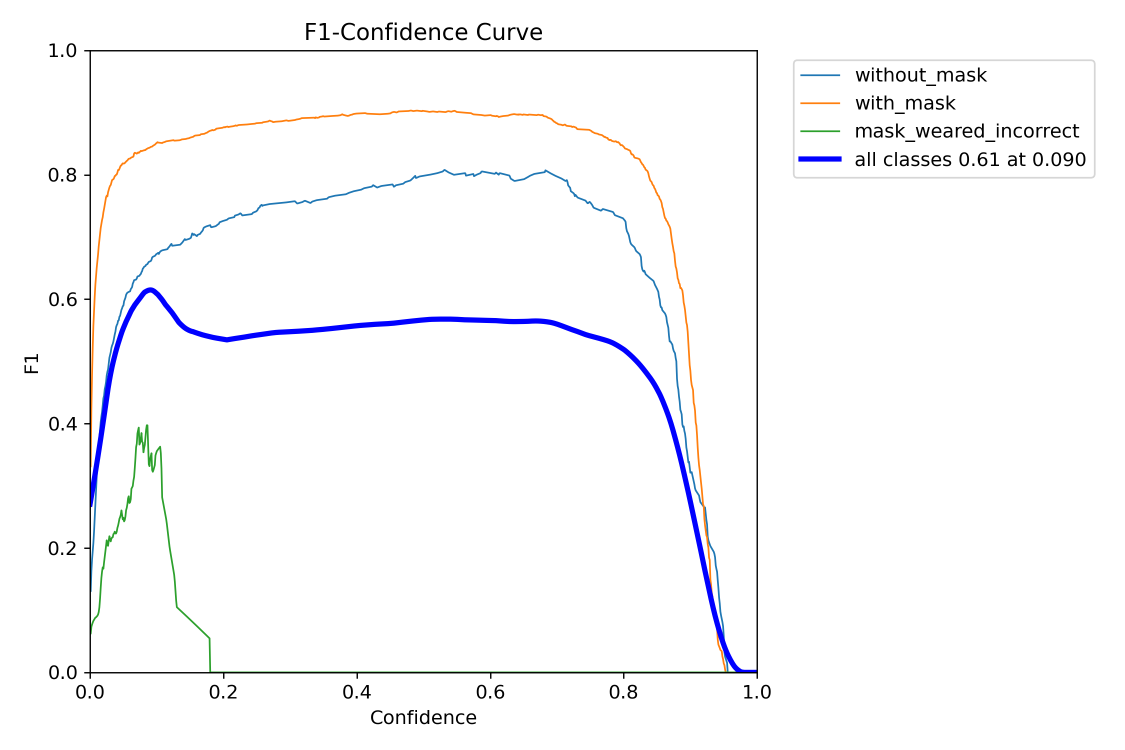
#> input picture Images/F1_curve.png, 2250 x 1500 px, found by its file name (shown at 1/2 size); its folder holds 6 pictures in this run; the run also reads 1 picture not shown here
$ jupyter execute --allow-errors facemaskdetection.ipynb   (shell and % lines are left out)
#> lines starting #> are read from the running program, lines starting #| are printed output that depends on the picture
IMPORTING IMPORTANT LIBRABIES

[cell 1]
#mounting drive
from google.colab import drive
drive.mount('/content/drive')

[cell 2]
#importing important libraries
import pandas as pd
import PIL
import os
import matplotlib as plt
import cv2

[cell 3]
#creating image list

img_dir = "/content/drive/MyDrive/facemaskdetection/images"
anno_dir = "/content/drive/MyDrive/facemaskdetection/annotations"

image_path = []
for img in os.listdir(img_dir):
    image = cv2.imread(os.path.join(img_dir,img),0)
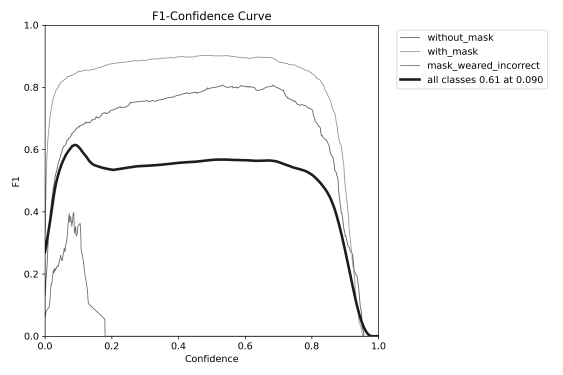
#> image: shape (1500, 2250) (shown at 1/4 size); min 0, max 255, mean 249.6
    image_path.append(f'{img}')
#> pass 2 of the loop `for img in os.listdir(img_dir):`:
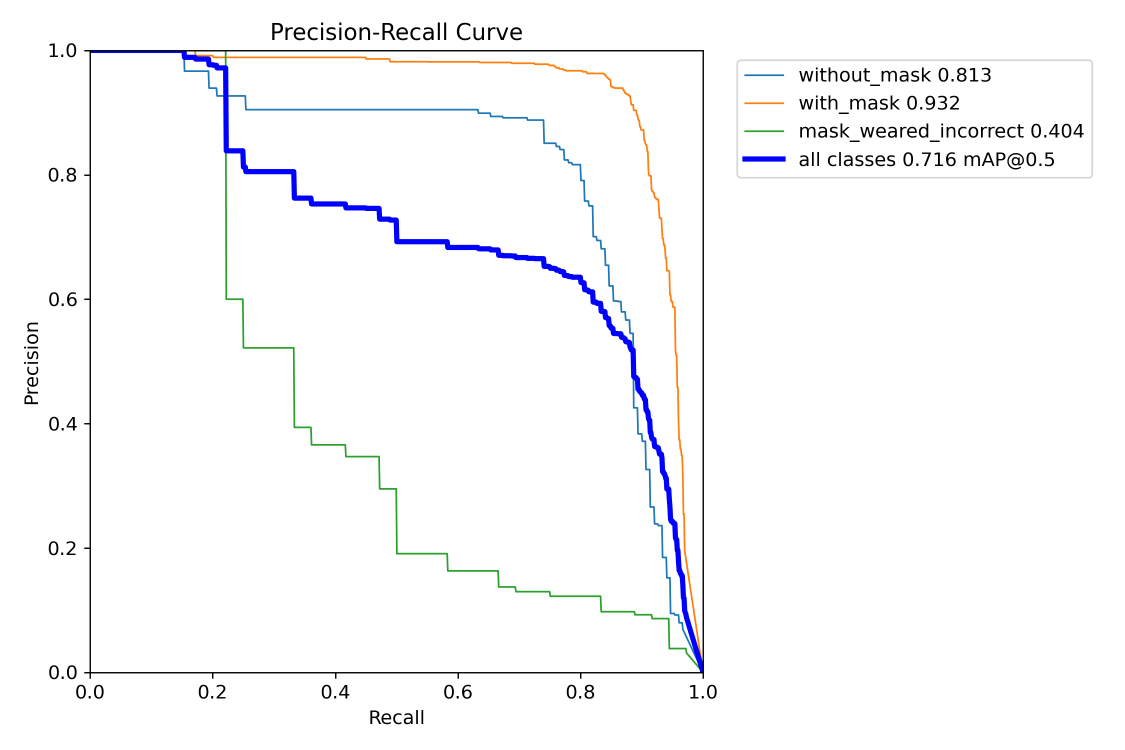
#> input picture Images/PR_curve.png, 2250 x 1500 px, found by its file name (shown at 1/2 size)
#> `image = cv2.imread(os.path.join(img_dir,img),0)`:
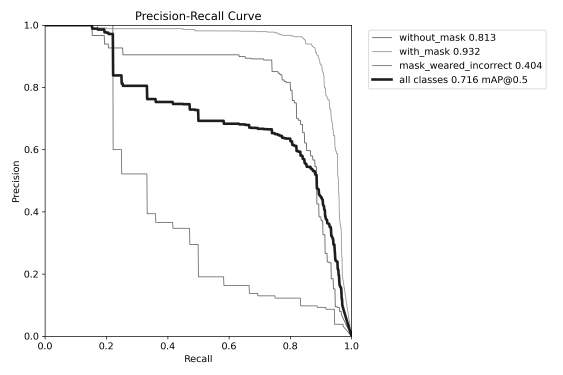
#> image: shape (1500, 2250) (shown at 1/4 size); min 0, max 255, mean 249.5
#> pass 3 of the loop `for img in os.listdir(img_dir):`:
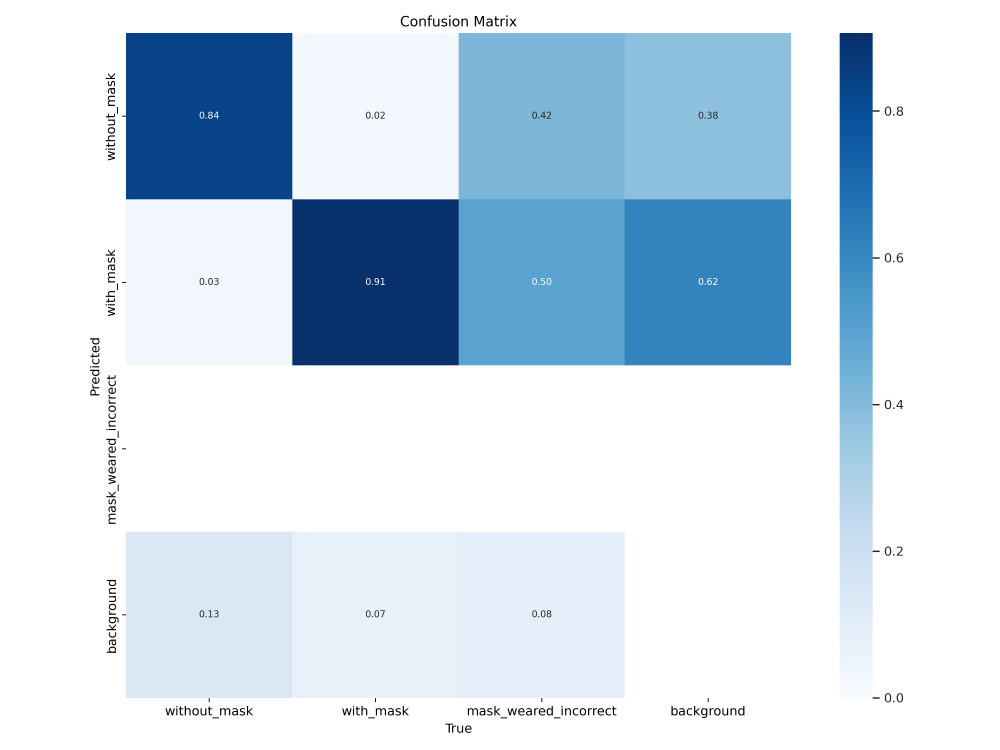
#> input picture Images/confusion_matrix.png, 3000 x 2250 px, found by its file name (shown at 1/3 size)
#> image: shape (2250, 3000)
#> the loop made 6 passes; the first 3 are shown

# image_path

[cell 4]
#creating a list of annotations with their path
anno_list = []
#> anno_list = []
#> (the rest of this cell did not finish here and is left out)

[cell 5]
#extracting labels from annotation in dictonary

data = {'file_name':[],
        'height':[],
        'width':[],
        'labels':[],
        'x_min':[],
        'y_min':[],
        'x_max':[],
        'y_max':[]}

import xml.etree.ElementTree as ET

for anno in anno_list:
# anno = anno_list[0]
    tree = ET.parse(anno)
    root = tree.getroot()
    filename = ''
    width, height = [],[]
    for item in root.iter():
        if item.tag == 'filename':        #name of text file same as image name
            filename = item.text
        if item.tag == 'size':
            for atr in list(item):
                if atr.tag == 'width':
                    width = int(atr.text)
                if atr.tag == 'height':
                    height = int(atr.text)

        if item.tag == 'object':
            for atr in list(item):
                if atr.tag == 'name':
                    data['labels']+=[atr.text]
                    data['file_name'] += [filename]
                    data['width']+= [width]
                    data['height']+= [height]
                if atr.tag=='bndbox':                #bounding box
                    for bx in list(atr):
                        if bx.tag == 'xmin':
                            xmin = int(bx.text)
                            data['x_min'] += [xmin]
                        if bx.tag == 'ymin':
                            ymin = int(bx.text)
                            data['y_min']+= [ymin]
                        if bx.tag == 'xmax':
                            xmax = int(bx.text)
                            data['x_max']+= [xmax]
                        if bx.tag == 'ymax':
                            ymax = int(bx.text)
                            data['y_max'] += [ymax]
#> this loop made 0 passes
#> after the loop, data = {'file_name': [], 'height': [], 'width': [], 'labels': [], 'x_min': [], 'y_min': [], 'x_max': [], 'y_max': []}

[cell 6]
#converting data from dictonary to dataframe

df = pd.DataFrame(data)
#> df = table of 0 rows and 8 columns
df.head()
df['labels'].unique()
#> Out = empty array

[cell 7]
#image output label converting to trainable data integer
labels_map = {'without_mask':0, 'with_mask' : 1, 'mask_weared_incorrect':2}
df['class'] = df['labels'].map(labels_map)

[cell 8]
df.head()
#> Out = table of 0 rows and 9 columns

[cell 9]
#spliting data into train, test, and validation data

from sklearn.model_selection import train_test_split
train , test = train_test_split(image_path,test_size=0.2, random_state=100)
train , val = train_test_split(train, test_size=0.2,random_state=100)

[cell 10]
#cloning yolov5 from github
%cd /content/drive/MyDrive/facemaskdetection/
# yolo v5
%cd yolov5

[cell 11]
#creating new directories in yolov5 folder for processing

os.mkdir('/content/drive/MyDrive/facemaskdetection/yolov5/data/train')
os.mkdir('/content/drive/MyDrive/facemaskdetection/yolov5/data/val')
os.mkdir('/content/drive/MyDrive/facemaskdetection/yolov5/data/test')
os.mkdir('/content/drive/MyDrive/facemaskdetection/yolov5/data/train/images')
os.mkdir('/content/drive/MyDrive/facemaskdetection/yolov5/data/train/labels')
os.mkdir('/content/drive/MyDrive/facemaskdetection/yolov5/data/val/images')
os.mkdir('/content/drive/MyDrive/facemaskdetection/yolov5/data/val/labels')
os.mkdir('/content/drive/MyDrive/facemaskdetection/yolov5/data/test/images')
os.mkdir('/content/drive/MyDrive/facemaskdetection/yolov5/data/test/labels')

[cell 12]
# copyting images to respective yolov5 directories

def copy_data(image_item, folder_name):
    for imag in image_item:
        img = PIL.Image.open(f'{img_dir}/{imag}')
        img1 = img.resize((640,480))                      #resizing images as common dimensions for easy training
        _ = img1.save(f'/content/drive/MyDrive/facemaskdetection/yolov5/data/{folder_name}/images/{imag}')

[cell 13]
copy_data(test,'test')  #for test data
#> in copy_data, `img = PIL.Image.open(f'{img_dir}/{imag}')`:
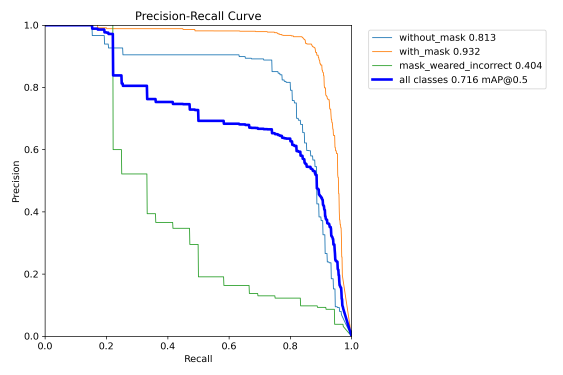
#> img: PIL image 2250x1500 RGBA (shown at 1/4 size); mean R, G, B, A 249.2, 249.4, 250.8, 255
#> in copy_data, `img1 = img.resize((640,480))`:
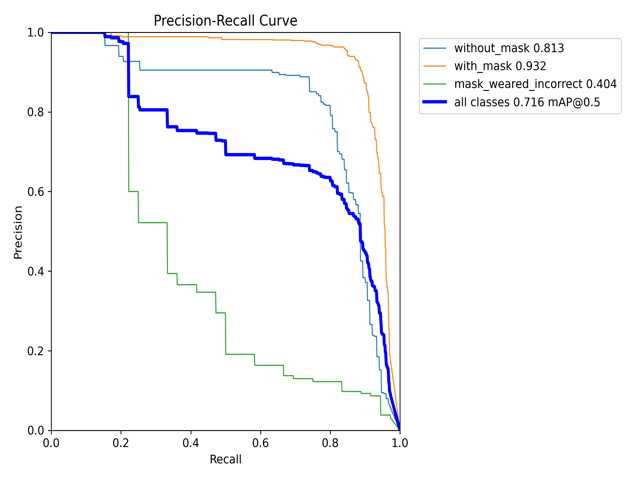
#> img1: PIL image 640x480 RGBA; mean R, G, B, A 249, 249.2, 250.6, 255
#> pass 2 of the loop in copy_data, `for imag in image_item:`:
#> img: PIL image 3000x2250 RGBA
copy_data(val,'val')    #for validation data
#> call 2 of copy_data, with folder_name = 'val'
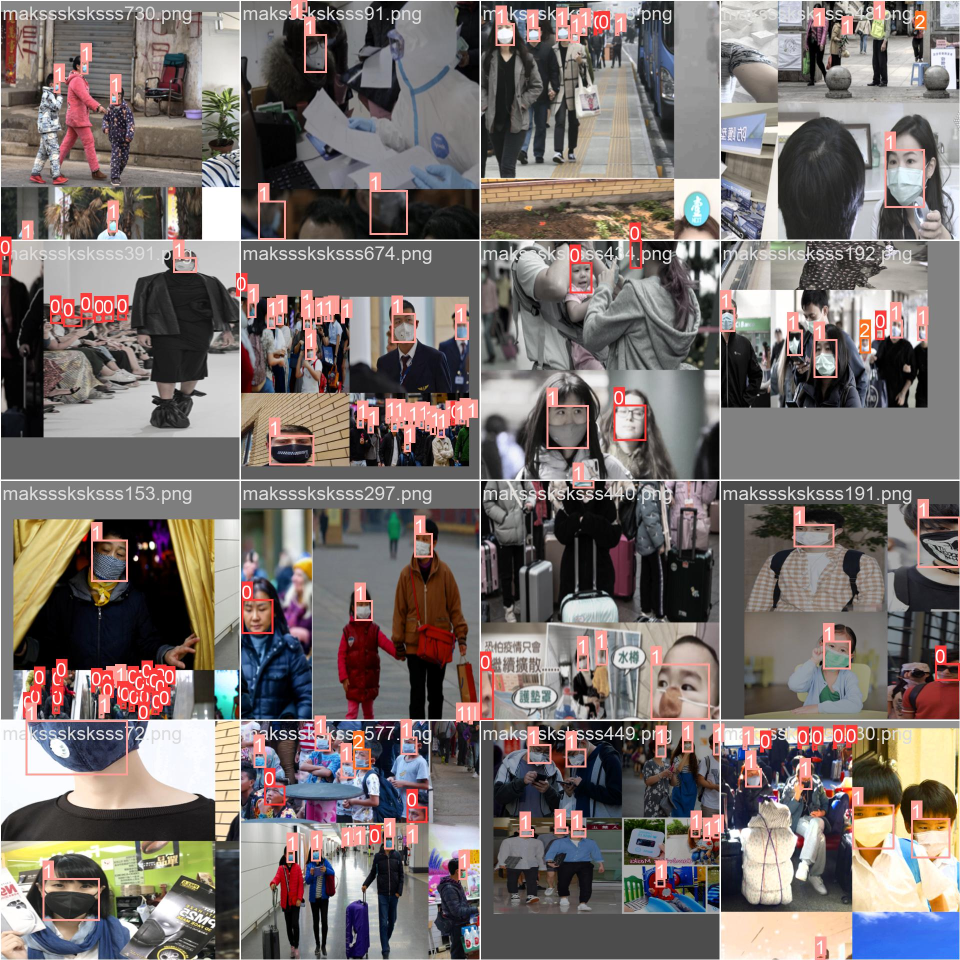
#> input picture Images/train_batch0.jpg, 1920 x 1920 px, found by its file name (shown at 1/2 size)
#> in copy_data, img is the input picture: PIL image 1920x1920 RGB; mean R, G, B 120.1, 111.7, 109.3
#> in copy_data (call 2), `img1 = img.resize((640,480))`:
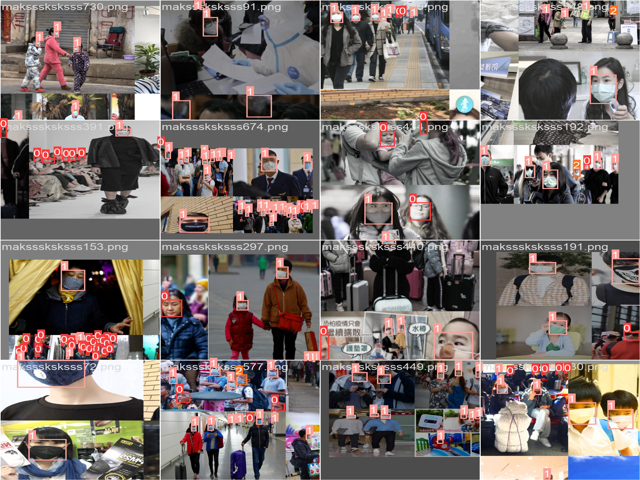
#> img1: PIL image 640x480 RGB; mean R, G, B 120.1, 111.6, 109.3
copy_data(train,'train')#for train data
#> call 3 of copy_data, with folder_name = 'train'
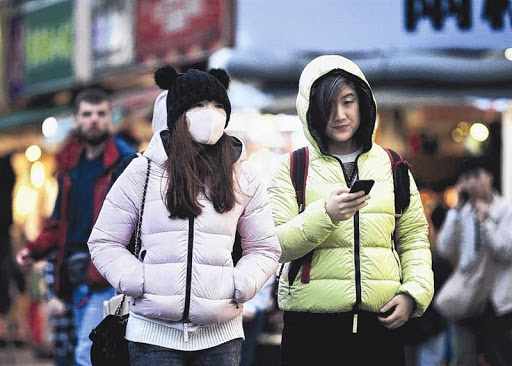
#> input picture Images/maksssksksss0.png, 512 x 366 px, found by its file name
#> in copy_data, img is the input picture: PIL image 512x366 RGB; mean R, G, B 126.8, 125, 129
#> in copy_data (call 3), `img1 = img.resize((640,480))`:
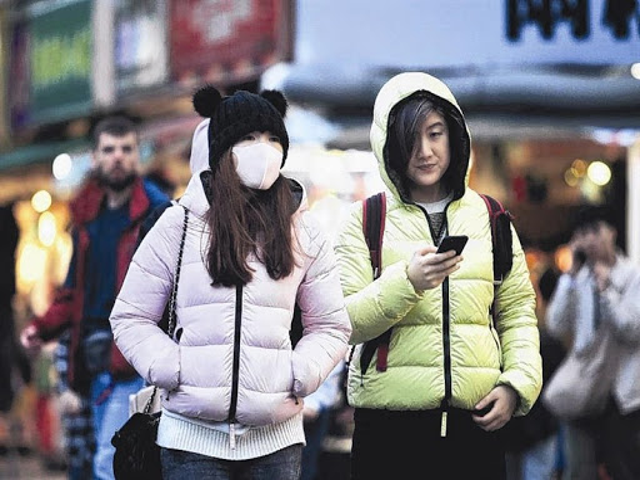
#> img1: PIL image 640x480 RGB; mean R, G, B 126.8, 125, 129
#> pass 2 of the loop in copy_data, `for imag in image_item:`:
#> img: PIL image 2250x1500 RGBA
#> in copy_data (call 3), `img1 = img.resize((640,480))`:
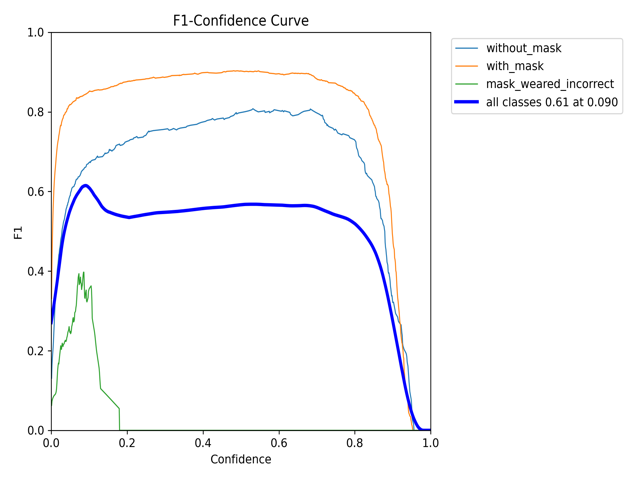
#> img1: PIL image 640x480 RGBA; mean R, G, B, A 249.3, 249.3, 250.7, 255
#> pass 3 of the loop in copy_data, `for imag in image_item:`:
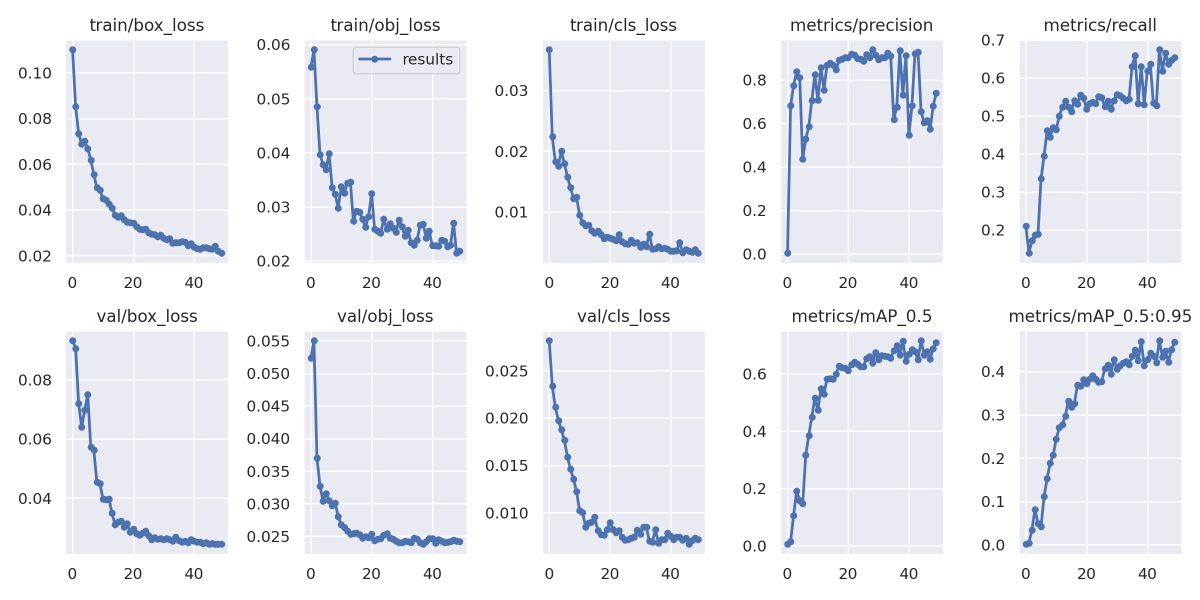
#> input picture Images/results.png, 2400 x 1200 px, found by its file name (shown at 1/2 size)
#> in copy_data, img is the input picture: PIL image 2400x1200 RGBA; mean R, G, B, A 236.8, 238, 243.5, 255
#> in copy_data (call 3), `img1 = img.resize((640,480))`:
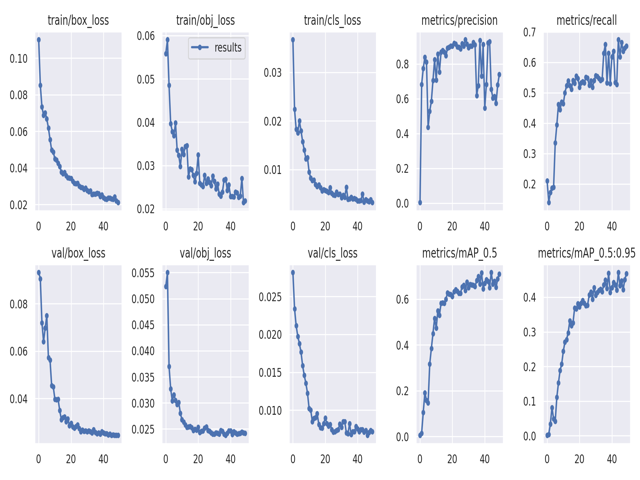
#> img1: PIL image 640x480 RGBA; mean R, G, B, A 236.7, 237.9, 243.4, 255

[cell 14]
#updating bounding boxes with respected change in size of images

df['x_min'] = (640/df['width']) * df['x_min']
df['y_min'] = (480/df['height']) * df['y_min']
df['x_max'] = (640/df['width']) * df['x_max']
df['y_max'] = (480/df['height']) * df['y_max']
df.head()
#> Out = table of 0 rows and 9 columns

[cell 15]
df.head()
df.file_name = [x.split('.')[0] for x in df.file_name]

df[['x_min','y_min','x_max','y_max']] = df[['x_min','y_min','x_max','y_max']].astype('int')

[cell 16]
#updating box center with change in size of images

WIDTH = 640
HEIGHT = 480
df['x_center'] = (df['x_min']+df['x_max'])/(2*WIDTH)
df['y_center'] = (df['y_min']+df['y_max'])/(2*HEIGHT)
df['box_width'] = (df['x_max']-df['x_min'])/ WIDTH
df['box_height'] = (df['y_max']-df['y_min'])/ HEIGHT

[cell 17]
df = df.astype('str')
#> df = table of 0 rows and 13 columns

[cell 18]
image_path[:5]

[cell 19]
#function for copyting annotation/ bounding box data to respective yolov5 directories

def copy_labels(lable_items, folder_name):
    file_name = [x.split('.')[0] for x in lable_items]
    print(file_name)
    for name in file_name:
        data = df[df.file_name == name]
        box_list = []

        for id in range(len(data)):
            row = data.iloc[id]
            box_list.append(row['class']+" "+row['x_center']+" "+row['y_center']+" "+ row['box_width']+" "+row['box_height'])
            text = "\n".join(box_list)
            with open(f'/content/drive/MyDrive/facemaskdetection/yolov5/data/{folder_name}/labels/{name}.txt','w') as file:
                file.write(text)

[cell 20]
copy_labels(train,'train')   #for training data
copy_labels(val,'val')       #for validation data
copy_labels(test,'test')     #for test data
